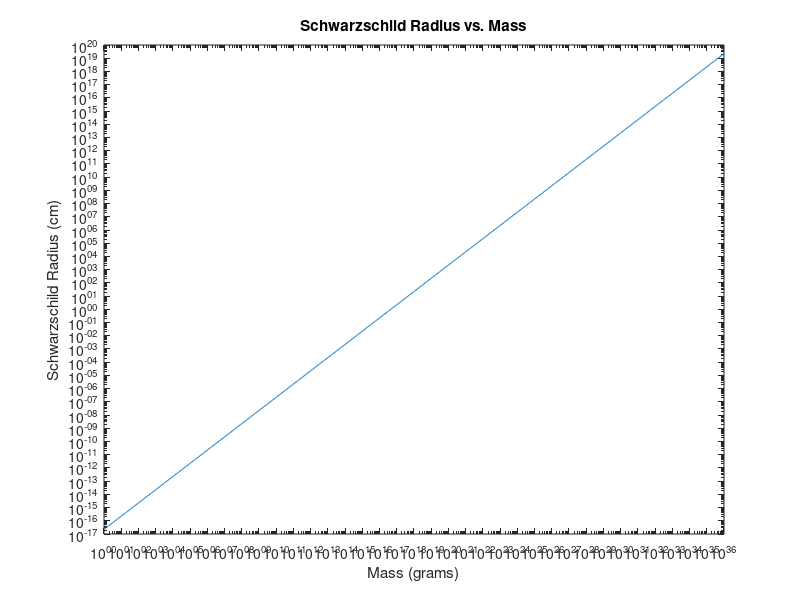
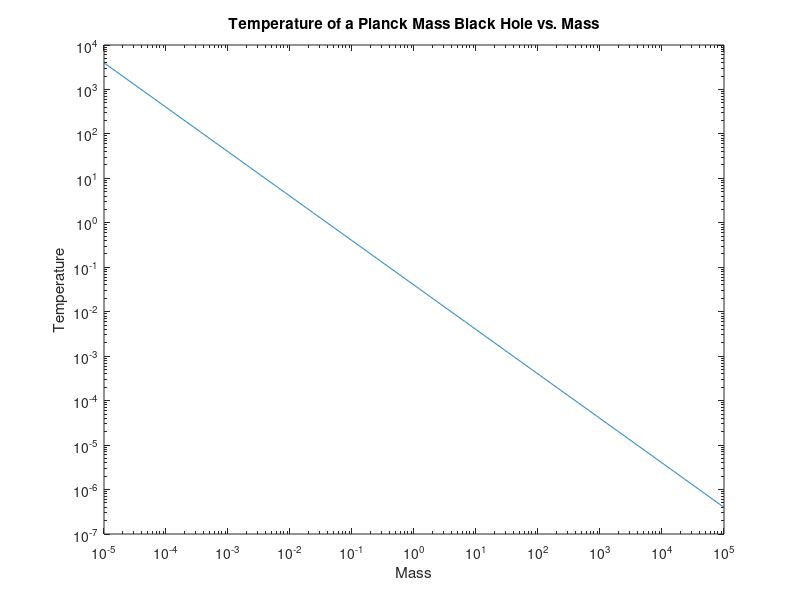
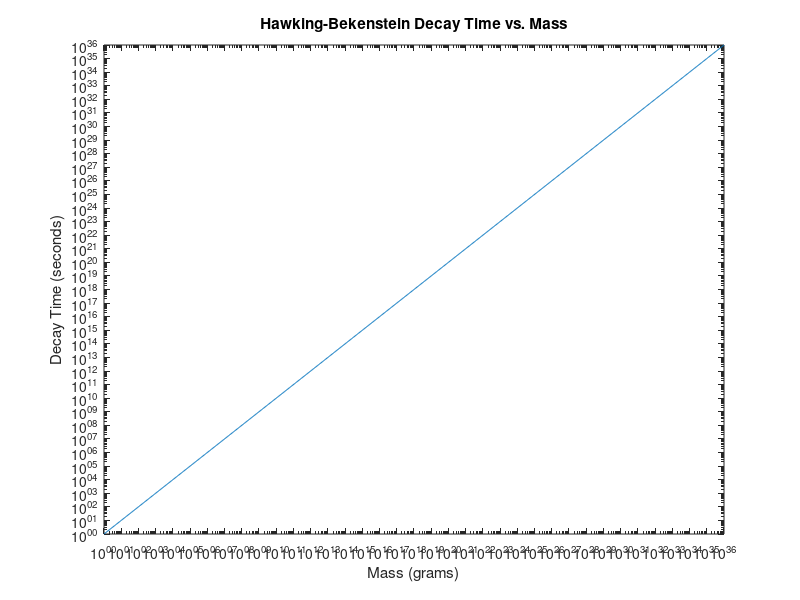
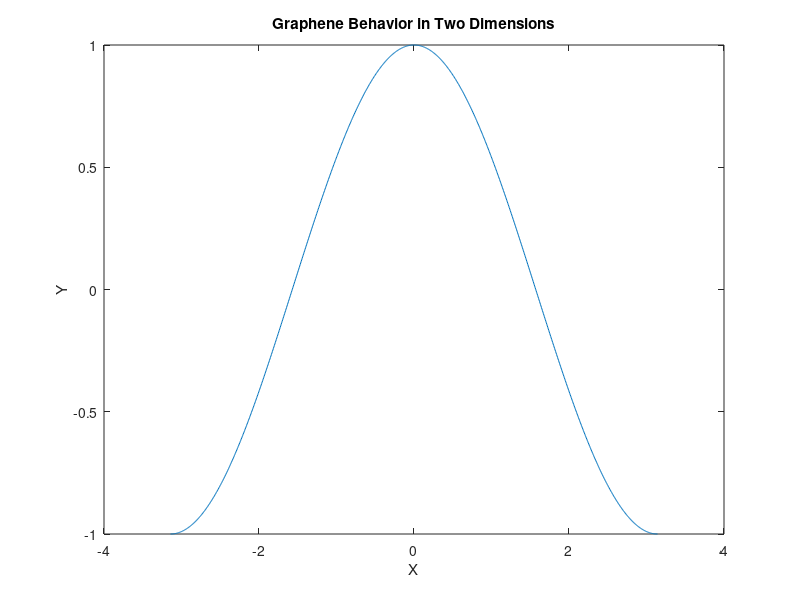

These figures' MATLAB source, in order: (Note: this script raises an error after producing the figures.)
%% SCHWARZSCHILD RADIUS VS. MASS

close all; clear; clc;

figure(1)

mass = logspace(0, 36, 1000);  % Vary mass from 1 to 10^36
schwarzschild_radius = 2 * mass / (3e8)^2;  % Using Equation (2)
loglog(mass, schwarzschild_radius);

title('Schwarzschild Radius vs. Mass');
xlabel('Mass (grams)');
ylabel('Schwarzschild Radius (cm)');

%% TEMPERATURE OF A PLANCK MASS BLACK HOLE VS. MASS BLACK HOLE

close all; clear; clc;

figure(2)

mass = logspace(-5, 5, 1000);  % Vary mass logarithmically
temperature = 1 ./ (8 * pi * mass);  % Using Equation (14)
loglog(mass, temperature);

title('Temperature of a Planck Mass Black Hole vs. Mass');
xlabel('Mass');
ylabel('Temperature');

%% HAWKING-BEKENSTEIN DECAY TIME VS. MASS

close all; clear; clc;

figure(3)

mass = logspace(0, 36, 1000);  % Vary mass from 1 to 10^36
decay_time = mass;  % Using Equation (18)
loglog(mass, decay_time);

title('Hawking-Bekenstein Decay Time vs. Mass');
xlabel('Mass (grams)');
ylabel('Decay Time (seconds)');

%% GRAPHENE BEHAVIOR IN TWO DIMENSIONS

close all; clear; clc;

figure(4)

x = linspace(-pi, pi, 1000);
y = cos(x);  % Using Equation (20) as an example
plot(x, y);

title('Graphene Behavior in Two Dimensions');
xlabel('X');
ylabel('Y');

%% Plot 3D surface

close all; clear; clc;

% Define mass range
mass = logspace(1, 36, 100);

% Calculate Schwarzschild radius using Equation (2)
schwarzschild_radius = 2 * mass / (3e8)^2;

% Plot 3D surface
figure(5);

surf(mass, schwarzschild_radius, zeros(size(mass)), 'EdgeColor', 'none');

title('Black Hole Mass and Schwarzschild Radius Relationship');
xlabel('Mass (grams)');
ylabel('Schwarzschild Radius (cm)');
zlabel('Placeholder');

%% NUMBER OF PLACK OSCILLATORS VS MASS
% Define mass range
mass = logspace(1, 36, 100);

% Calculate number of Planck oscillators using Equation (12)
planck_oscillators = mass ./ (pi * (1.6e-35)^2);

% Create bar chart
figure;
bar(log10(mass), log10(planck_oscillators));
title('Number of Planck Oscillators vs. Mass');
xlabel('Log(Mass)');
ylabel('Log(Number of Planck Oscillators)');

%% GRAPHENE BEHAVIOR SIMULATION

close all; clear; clc;

% Generate graphene behavior
x = linspace(-pi, pi, 1000);
y_graphene = cos(x);  % Using Equation (20) as an example

% Generate neutrino equation behavior
y_neutrino = sin(x);

% Plot comparison
figure;
plot(x, y_graphene, 'DisplayName', 'Graphene');
hold on;
plot(x, y_neutrino, 'DisplayName', 'Neutrino Equation');
legend('Location', 'best');
title('Graphene Behavior vs. Neutrino Equation');
xlabel('X');
ylabel('Y');

%% 

% Constants
h_bar = 1.0545718e-34;  % Planck constant / (2*pi) in J*s
c = 299792458;          % Speed of light in m/s
k = 1.380649e-23;       % Boltzmann constant in J/K
G = 6.67430e-11;        % Gravitational constant in m^3/kg/s^2

% Define a range of mass values
mass_values = logspace(0, 36, 1000);  % Mass values up to 10^36

% Calculate entropy based on the relation S = (k * c * A) / (4 * h_bar * G)
area = (mass_values.^2) / (4 * pi * G);  % Assuming Schwarzschild black hole for simplicity
entropy_mass = (k * c * area) / (4 * h_bar * G);

% Plot entropy as a function of mass
figure;
loglog(mass_values, entropy_mass, 'LineWidth', 2);
xlabel('Mass');
ylabel('Entropy');
title('Entropy as a function of Mass for a Black Hole');
grid on;

%%

% Define a range of area values
area_values = logspace(0, 80, 1000);  % Area values for the black hole

% Calculate entropy based on the relation S = (k * c * A) / (4 * h_bar * G)
entropy_area = (k * c * area_values) / (4 * h_bar * G);

% Plot entropy as a function of area
figure;
loglog(area_values, entropy_area, 'LineWidth', 2);
xlabel('Area');
ylabel('Entropy');
title('Entropy as a function of Area for a Black Hole');
grid on;
